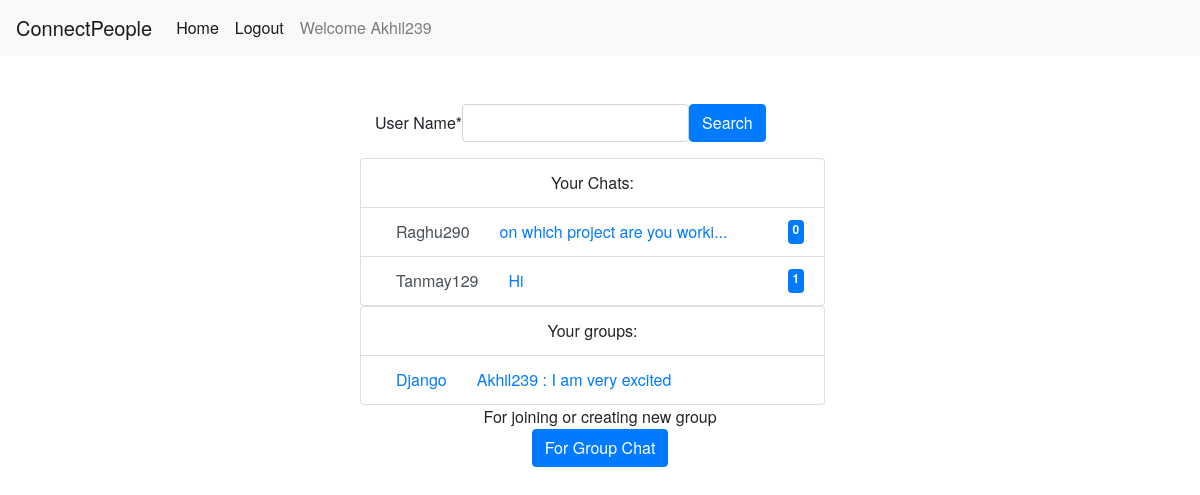
The app's page /chatapp/ (signed in) with its own data.
### chatapp/models.py (models this page shows, shortened)
class Chat(models.Model):
    latest_message = models.ForeignKey(Message, related_name='latest_message', on_delete=models.CASCADE)
    member_one = models.ForeignKey(User, related_name='member_one', on_delete=models.CASCADE)
    member_two = models.ForeignKey(User, related_name='member_two', on_delete=models.CASCADE)
    last_message_time = models.DateTimeField(default=datetime.now)

class Message(models.Model):
    msg_text = models.CharField(max_length=200, blank=False)
    send_time = models.DateTimeField(default=datetime.now)
    sender = models.ForeignKey(User, related_name='sender_user', on_delete=models.CASCADE)
    reciever = models.ForeignKey(User, related_name='reciever_user', on_delete=models.CASCADE)
    unread = models.BooleanField(default=True)
    def __str__(self):
        if len(self.msg_text) <= 30:
            return self.msg_text[:30]
        return self.msg_text[:30] + "..."

### groupchatapp/models.py (models this page shows, shortened)
class Group(models.Model):
    group_name = models.CharField(max_length=20, unique=True)
    members = models.ManyToManyField(User, related_name='group_members')
    group_code = models.CharField(max_length=100)
    max_group_size = models.IntegerField(default=5)
    admin = models.CharField(default='uditg', max_length=50)

class GroupMessage(models.Model):
    message_text = models.CharField(max_length=500)
    send_time = models.DateTimeField(default=datetime.now)
    sender = models.ForeignKey(User, related_name='sender', on_delete=models.CASCADE)
    group = models.ForeignKey(Group, related_name='related_group', on_delete=models.CASCADE)
    read = models.BooleanField(default=False)

### chatapp/views.py (the view, shortened to what this page needs)
# urls.py: path('', views.HomeView.as_view(), name='home'),
@method_decorator(login_required, name='dispatch')
class HomeView(View):
    def get(self, request):
        form = UserSearchForm()
        user_groups = request.user.group_members.all()
        user_chats =Chat.objects.filter(Q(member_one=request.user) | Q(member_two=request.user)).order_by(
            '-last_message_time')
        return render(request, 'chatapp/home.html',
                      {'form': form, 'user_groups': user_groups, 'user_chats': user_chats})

### chatapp/forms.py
class UserSearchForm(forms.Form):
    username = forms.CharField(label="User Name", max_length=50)

### chatapp/templatetags/chats_extra.py (called while the page is built)
@register.simple_tag()
def other_member(user_chat, user):
    if user_chat.member_one == user:
        return user_chat.member_two.username
    else:
        return user_chat.member_one.username

@register.simple_tag()
def unread_messages_count(user_chat, user):
    reciever_username = other_member(user_chat, user)
    reciever_user = User.objects.get(username=reciever_username)
    unread_messages = Message.objects.filter(sender=reciever_user, reciever=user, unread=True).count()
    return unread_messages

@register.simple_tag()
def latest_group_message_info(user, user_group):
    latest_group_message = GroupMessage.objects.filter(group=user_group).order_by('-send_time').first()
    return latest_group_message.sender.username + " : " + latest_group_message.message_text

### chatapp/templates/chatapp/home.html (shortened to what this page needs)
{%extends 'chatapp/base.html'%}
{%load crispy_forms_tags %}
{%load chats_extra %}
{%block content%}
<div class="container" id="form_container">
    <div class="row">
        <div class="col-sm-3 "></div>
        <div class="col-sm">
            <form method="post" action="{% url 'chatapp:home' %}" class="d-flex-row form-inline">
                {{form|crispy}}
                <input type="submit" class="btn btn-primary" value="Search">
            </form>
        </div>
    </div>
    <div class="row">
        <div class="col-sm-3"></div>
        <div class="col-sm list-group">
            <div class="list-group-item text-center">
                Your Chats:
            </div>
            {%for user_chat in user_chats%}
                    <a class="list-group-item list-group-item-action"
                       href="{%url 'chatapp:user_chat_redirecter' user.id user_chat.id %}">
                        <div class="container">
                            <div class="row">
                                <div class="col-auto">{% other_member user_chat user %} </div>
                                <div class="col text-primary">{{user_chat.latest_message}}</div>
                                <span class="col-auto badge badge-primary">{% unread_messages_count user_chat user %}</span>
                            </div>
                        </div>
                    </a>
            {%endfor%}
        </div>
        <div class="col-sm-3"></div>
    </div>
    <div class="row">
        <div class="col-sm-3"></div>
        <div class="col-sm list-group">
            <div class="list-group-item text-center">
                Your groups:
            </div>
            {%for user_group in user_groups%}
                <a class="list-group-item list-group-item-action text-primary"
                   href="{%url 'groupchatapp:group_chat_messages' user_group.group_name user.id%}">
                    <div class="container">
                        <div class="row">
                            <div class="col-auto">{{user_group.group_name}}</div>
                            <div class="col text-primary">{% latest_group_message_info user user_group %}</div>
                        </div>
                    </div>
                </a>
            {%endfor%}
        </div>
        <div class="col-sm-3"></div>
    </div>
    <div class="row">
        <div class="col-sm"></div>
        <div class="col-sm-8 text-center">For joining or creating new group</div>
        <div class="col-sm"></div>
    </div>
    <div class="row">
        <div class="col-sm"></div>
        <div class="col-sm-8">
            <form method="get" action="{%url 'groupchatapp:group_chat'%}" class="form-inline justify-content-center">
                <button type="submit" class="btn btn-primary text-center">For Group Chat</button>
            </form>
        </div>
        <div class="col-sm"></div>
    </div>
</div>
{%endblock content%}

### chatapp/templates/chatapp/base.html (shortened to what this page needs)
{%load static%}
{% load crispy_forms_tags %}
<link rel="stylesheet" type="text/css" href="{%static 'chatapp/css/bootstrap.css'%}">
<link rel="stylesheet" type="text/css" href="{%static 'chatapp/css/bootstrap.min.css'%}">
<link rel="stylesheet" type="text/css" href="{%static 'chatapp/css/stylesheet.css'%}">
<!DOCTYPE html>
<html lang="en">
    <head>
    </head>
    <body>
    <nav class="navbar navbar-expand navbar-light bg-light">
      <a class="navbar-brand" href="#">ConnectPeople</a>
        <div class="navbar-nav">
            <a class="nav-item nav-link active" href="{%url 'chatapp:home'%}">Home</a>
            {% if user.is_authenticated%}
                <a class="nav-item nav-link active" href="{%url 'accounts:logout'%}">Logout</a>
            {%else%}
                <a class="nav-item nav-link active" href="{% url 'accounts:login'%}">Login</a>
            {%endif%}
            <a class="nav-item nav-link" href="">Welcome {{user.username}}</a>
        </div>
    </nav>
    <div id="content" class=" d-flex-row justify-content-center">
        {%block content%}
        {%endblock content%}
    </div>
    </body>
</html>

### chatapp/static/chatapp/css/stylesheet.css (style rules this page uses)
body { font-family: "HelveticaNeue-Light", "Helvetica Neue Light", "Helvetica Neue", Helvetica, Arial, "Lucida Grande", sans-serif; font-weight: 300; }
#content { width:80%; height:100%; margin: auto auto; }
#form_container { padding-top:5%; }

### records on screen
Chat: member_one+member_two "Raghu290", latest_message "on which project are you worki...", member_one+member_two "0"
Chat: member_one.username "Tanmay129", latest_message "Hi", member_one.username "1"
Group: group_name "Django", id.message_text "Akhil239 : I am very excited"

### other values on screen
{{ user.username }} "Akhil239"
